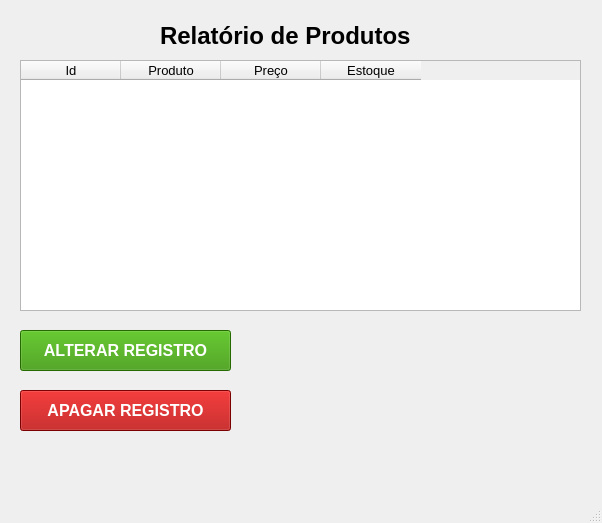
<?xml version="1.0" encoding="UTF-8"?>
<ui version="4.0">
 <class>MainWindow</class>
 <widget class="QMainWindow" name="MainWindow">
  <property name="geometry">
   <rect>
    <x>0</x>
    <y>0</y>
    <width>602</width>
    <height>523</height>
   </rect>
  </property>
  <property name="windowTitle">
   <string>MainWindow</string>
  </property>
  <widget class="QWidget" name="centralwidget">
   <widget class="QLabel" name="label">
    <property name="geometry">
     <rect>
      <x>160</x>
      <y>20</y>
      <width>261</width>
      <height>31</height>
     </rect>
    </property>
    <property name="font">
     <font>
      <family>Arial</family>
      <pointsize>18</pointsize>
      <bold>true</bold>
     </font>
    </property>
    <property name="text">
     <string>Relatório de Produtos</string>
    </property>
   </widget>
   <widget class="QTableWidget" name="tableWidget">
    <property name="geometry">
     <rect>
      <x>20</x>
      <y>60</y>
      <width>561</width>
      <height>251</height>
     </rect>
    </property>
    <property name="font">
     <font>
      <pointsize>10</pointsize>
      <bold>false</bold>
     </font>
    </property>
    <column>
     <property name="text">
      <string>Id</string>
     </property>
    </column>
    <column>
     <property name="text">
      <string>Produto</string>
     </property>
    </column>
    <column>
     <property name="text">
      <string>Preço</string>
     </property>
    </column>
    <column>
     <property name="text">
      <string>Estoque</string>
     </property>
    </column>
   </widget>
   <widget class="QPushButton" name="btnAlterarRegistro">
    <property name="geometry">
     <rect>
      <x>20</x>
      <y>330</y>
      <width>211</width>
      <height>41</height>
     </rect>
    </property>
    <property name="font">
     <font>
      <family>Arial</family>
      <pointsize>12</pointsize>
      <bold>true</bold>
     </font>
    </property>
    <property name="styleSheet">
     <string notr="true">background-color: rgb(50, 149, 0);
color: rgb(255, 255, 255);</string>
    </property>
    <property name="text">
     <string>ALTERAR REGISTRO</string>
    </property>
   </widget>
   <widget class="QPushButton" name="btnApagarRegistro">
    <property name="geometry">
     <rect>
      <x>20</x>
      <y>390</y>
      <width>211</width>
      <height>41</height>
     </rect>
    </property>
    <property name="font">
     <font>
      <family>Arial</family>
      <pointsize>12</pointsize>
      <bold>true</bold>
     </font>
    </property>
    <property name="styleSheet">
     <string notr="true">background-color: rgb(172, 0, 0);
color: rgb(255, 255, 255);</string>
    </property>
    <property name="text">
     <string>APAGAR REGISTRO</string>
    </property>
   </widget>
  </widget>
  <widget class="QMenuBar" name="menubar">
   <property name="geometry">
    <rect>
     <x>0</x>
     <y>0</y>
     <width>602</width>
     <height>22</height>
    </rect>
   </property>
  </widget>
  <widget class="QStatusBar" name="statusbar"/>
 </widget>
 <resources/>
 <connections/>
</ui>
